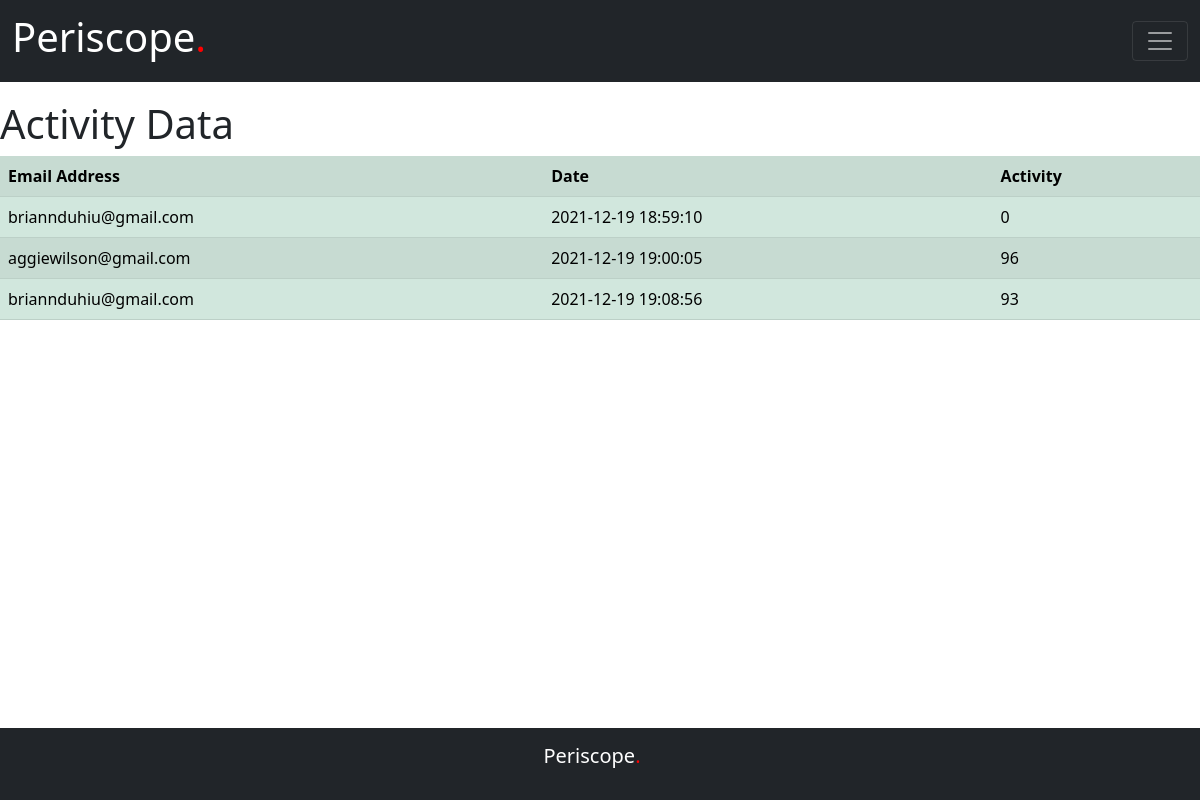
Before: /admin/reports/activity with the older database file.
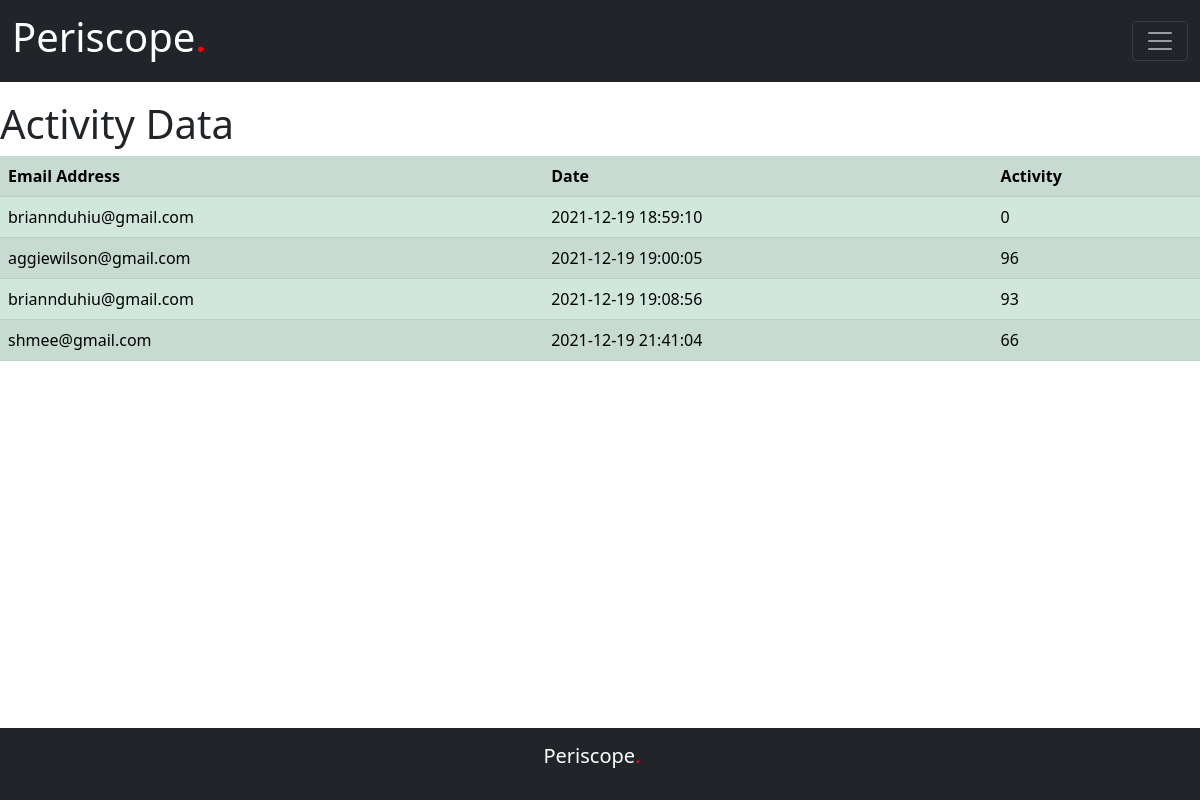
After: the same page with the newer database file.
### models.py (models this page shows)
class Employee(db.Model, UserMixin):
    id = db.Column(db.Integer, primary_key=True)
    email = db.Column(db.String(150), unique=True)
    password = db.Column(db.String(150))
    first_name = db.Column(db.String(150))
    last_name = db.Column(db.String(150))
    tasks = db.relationship('Tasks')
    shift = db.relationship('Shift')

class Shift(db.Model):
    id = db.Column(db.Integer, primary_key=True)
    employee_id = db.Column(db.Integer, db.ForeignKey('employee.id'))
    date = db.Column(db.DateTime(timezone=True), default=func.now())
    sites = db.Column(db.String(100000))
    activity_score = db.Column(db.Integer)

### views.py (the view)
@views.route('/admin/reports/activity')
def activity_report():
    shiftdata = db.session.query(Shift)
    employee = db.session.query(Employee)
    return render_template("activity_reports.html",shiftdata= shiftdata, employee=employee)

### templates/activity_reports.html
{% extends "admin_base.html" %}
{%block content%}
<h1 style="margin-top: 100px;">Activity Data</h1>
<table class="table table-success table-striped">
    <th scope="col">Email Address</th>
    <th scope="col">Date</th>
    <th scope="col">Activity</th>
    {% for shift in shiftdata %}
    {% for staff in employee %}
    {% if shift.employee_id == staff.id %}
    <tr>
    <td>{{staff.email}}</td>
    <td>{{shift.date}}</td>
    <td>{{shift.activity_score}}</td>
    </tr>
    {% endif %}
    {% endfor %}
    {% endfor %}
</table>
{%endblock%}

Changed rows visible on the page:
added Shift: date "2021-12-19 21:41:04", activity_score "66"
now on this page (row unchanged): Employee: email "shmee@gmail.com"
